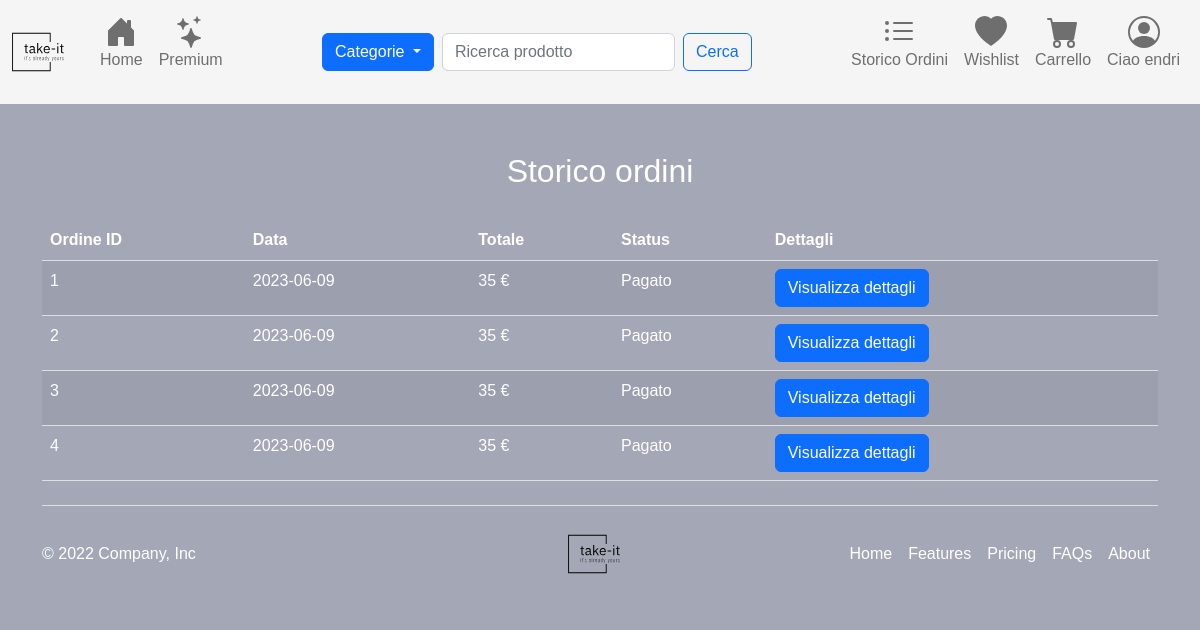
Before: /orderHistory.php (signed in) with the older database file.
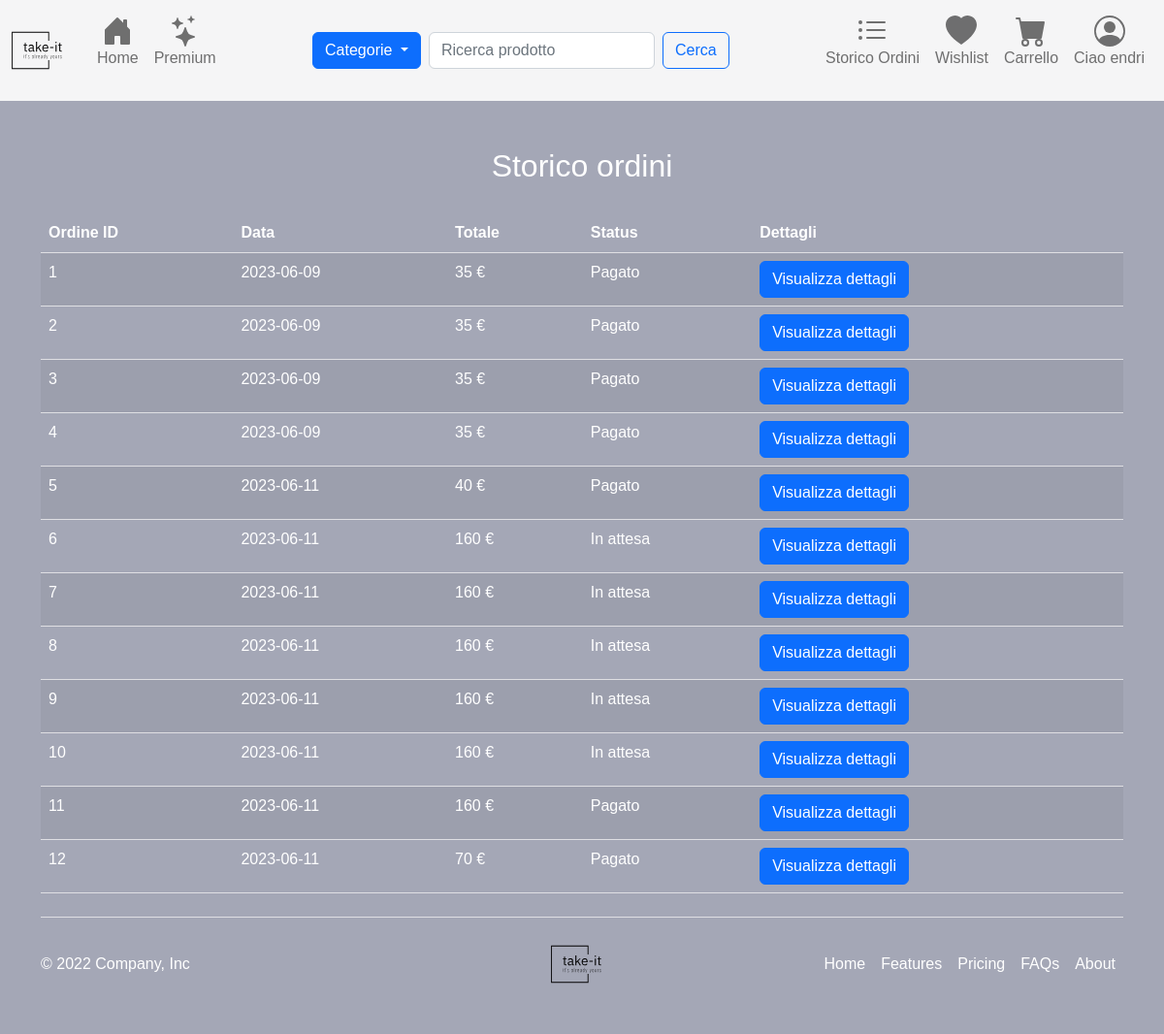
After: the same page with the newer database file.
### tables this page shows
CREATE TABLE IF NOT EXISTS `Ordine` (
  `Id` int(11) NOT NULL AUTO_INCREMENT,
  `Data_ordine` date NOT NULL,
  `Tot_ordine` decimal(10,0) NOT NULL,
  `Status` int(11) NOT NULL,
  `Metodo_di_spedizione` int(11) NOT NULL,
  `Forma_di_pag_id` int(11) NOT NULL,
  `Timestamp` timestamp NOT NULL DEFAULT current_timestamp(),
  PRIMARY KEY (`Id`),
  KEY `Forma_di_pag_id` (`Forma_di_pag_id`)
);

### orderHistory.php (called while the page is built, shortened)
<?php
require './templates/views/user/orderHistory.php';
require_once("./templates/base.php");

### src/classes/Dbh.php (called while the page is built, shortened)
<?php
include("./src/utility/UtilsFunctions.php");
include("./src/classes/Session.php");
class Dbh
{
    protected mysqli $connection;
    public function __construct($dbhost = 'localhost', $dbuser = 'root', $dbpass = '', $dbname = 'e-commerce', $charset = 'utf8')
    {
        try {
            $this->connection = new mysqli($dbhost, $dbuser, $dbpass, $dbname);
            $this->connection->set_charset($charset);
        } catch (Exception $e) {
            echo "[Dbh:26] Sono qui";
            echo "Connection failed: " . mysqli_connect_error();
        }
    }
    public function execute($sql, ...$params): array|int|string
    {
        $types = "";
        if ($stmt = $this->connection->prepare($sql)) {
            if (!$stmt->execute()) {
                return "Execute failed: (" . $stmt->errno . ") " . $stmt->error;
            }
            if ($stmt->errno == 0) {
                $result = $stmt->get_result();
                return $result->fetch_all(MYSQLI_ASSOC);
            } else {
                return "Errore" . $stmt->errno;
            }
        } else {
            return 'Unable to prepare MySQL statement (check your syntax) - ' . $this->connection->error;
        }
    }
    public function getRecord(string $tableName, string $where): mixed
    {
        $response = $this->execute("SELECT * FROM `$tableName` WHERE $where");
        return !empty($response) && $response[0] !== null
            ? $response[0]
            : null;
    }
}

### src/classes/Session.php (called while the page is built, shortened)
<?php
class Session extends Dbh
{
    private readonly int $id;
    public function __construct($id)
    {
        $this->id = $id;
        $this->init();
    }
    private function init(): void
    {
        if ($this->checkSessionId($this->id)) {
            $claimType = $this->getClaimTypeFromId($this->id);
        }
    }
    public function checkSessionId($id): bool
    {
        if (isset($id)) {
            $response = parent::execute("SELECT * FROM `Utente` WHERE `Id` = '$id' ");
            if (is_int($response[0]["Id"])) {
                $this->setSessionUser($response[0]);
                $user = $this->getCurrentUser();
                return $user[ID] > 0 && $user["Id"] == $id;
            }
        }
        return false;
    }
    public function setSessionUser($params): void
    {
        $_SESSION[CARRELLO_ID] = $this->getUserCartIdFromDb() !== null && $this->getUserCartIdFromDb() !== CARRELLO_UNSET
            ? $this->getUserCartIdFromDb()
            : $this->bindCartWithUser();
        $_SESSION[RACCOLTA_ID] = $this->getUserCollectionIdFromDb() !== null && $this->getUserCartIdFromDb() !== RACCOLTA_UNSET
            ? $this->getUserCollectionIdFromDb()
            : $this->generateCollectionRecord();
    }
    public function getCurrentUser(): array|int
    {
        return [
            ID => $_SESSION[ID],
            NOME => $_SESSION[NOME],
            COGNOME => $_SESSION[COGNOME],
            EMAIL => $_SESSION[EMAIL],
            PASSWORD => $_SESSION[PASSWORD],
            STATUS => $_SESSION[STATUS],
            CLAIM_ID => $_SESSION[CLAIM_ID],
            INDIRIZZO_ID => $_SESSION[INDIRIZZO_ID],
            CARRELLO_ID => $_SESSION[CARRELLO_ID],
            RACCOLTA_ID => $_SESSION[RACCOLTA_ID]
        ];
    }
    public function getUserCollectionIdFromDb() {
        $where = "Utente_id = " . $this->getCurrentUser()[ID];
        $res = parent::getRecord(RACCOLTA, $where);
        if ($res !== null) {
            return UtilsFunctions::checkResponse($res[ID])
                ? $res[ID]
                : RACCOLTA_UNSET;
        }
        return null;
    }
    public function getUserCartIdFromDb()
    {
        $where = UTENTE_ID." = ".$this->getCurrentUser()[ID];
        $res = parent::getRecord(CARRELLO, $where);
        if ($res !== null) {
            return UtilsFunctions::checkResponse($res[ID])
                ? $res[ID]
                : CARRELLO_UNSET;
        }
        return null;
    }
    public function getClaimTypeFromId($id): ?string
    {
        $res = parent::execute("SELECT * FROM Claim WHERE Id = '$id' ");
        return $res ? $res[0][DESCRIZIONE] : "";
    }
    public function getDescriptionOrderStatus($orderStatus): string
    {
        switch ($orderStatus) {
            case ORDER_STATUS_PAID:
                return "Pagato";
            case ORDER_STATUS_PENDING:
                return "In attesa";
        }
    }
    public function loadOrders() {
        $paymentData = parent::getRecord(FORMA_DI_PAGAMENTO, "Utente_id = " . $this->getCurrentUser()[ID]);
        if ($paymentData !== null) {
            $where = "Forma_di_pag_id = " . $paymentData[ID];
            $query = "SELECT * FROM Ordine WHERE $where";
            return parent::execute($query);
        }
    }
}

### src/utility/UtilsFunctions.php (called while the page is built, shortened)
<?php
class UtilsFunctions
{
    public static function checkResponse($response): bool
    {
        return is_int($response) && $response > 0;
    }
}

### templates/views/user/orderHistory.php (the view, shortened to what the changed rows need)
<div class="container  rounded mt-5">
    <h2 class="text-center" style="color: white;">Storico ordini</h2>
    <table class="table table-striped">
        <thead>
        <tr>
            <th style="color: white;">Ordine ID</th>
            <th style="color: white;">Data</th>
            <th style="color: white;">Totale</th>
            <th style="color: white;">Status</th>
            <th style="color: white;">Dettagli</th>
        </tr>
        </thead>
        <tbody>
        <?php
        if (isset($_SESSION[ID])) {
            $session = new Session($_SESSION[ID]);
            $orders = $session->loadOrders();
            if (!empty($orders)) {
                $index = 1;
                foreach ($orders as $order) {
                    $orderId = $order[ID];
                    echo '<tr>
                                <td style="color: white;">' . $index++ . '</td>
                                <td style="color: white;">' . $order[DATA_ORDINE] . '</td>
                                <td style="color: white;">' . $order[TOTALE_ORDINE] . ' ' . EURO . '</td>
                                <td style="color: white;">' . $session->getDescriptionOrderStatus($order[STATUS]) . '</td>
                                <td>
                                    <button type="button" class="btn btn-primary" data-bs-toggle="modal" data-bs-target="#exampleModal' . $orderId . '">
                                      Visualizza dettagli
                                    </button>';
                    echo '</td>';
                    echo '</tr>';
                }
            }
        } else {
            header("Location: login.php");
        }
        ?>
        </tbody>
    </table>
</div>

Changed rows visible on the page:
added ordine: Data_ordine "2023-06-11", Tot_ordine "40", Status "Pagato"
added ordine: Data_ordine "2023-06-11", Tot_ordine "160", Status "In attesa"
added ordine: Data_ordine "2023-06-11", Tot_ordine "160", Status "In attesa"
added ordine: Data_ordine "2023-06-11", Tot_ordine "160", Status "In attesa"
added ordine: Data_ordine "2023-06-11", Tot_ordine "160", Status "In attesa"
added ordine: Data_ordine "2023-06-11", Tot_ordine "160", Status "In attesa"
added ordine: Data_ordine "2023-06-11", Tot_ordine "160", Status "Pagato"
added ordine: Data_ordine "2023-06-11", Tot_ordine "70", Status "Pagato"
